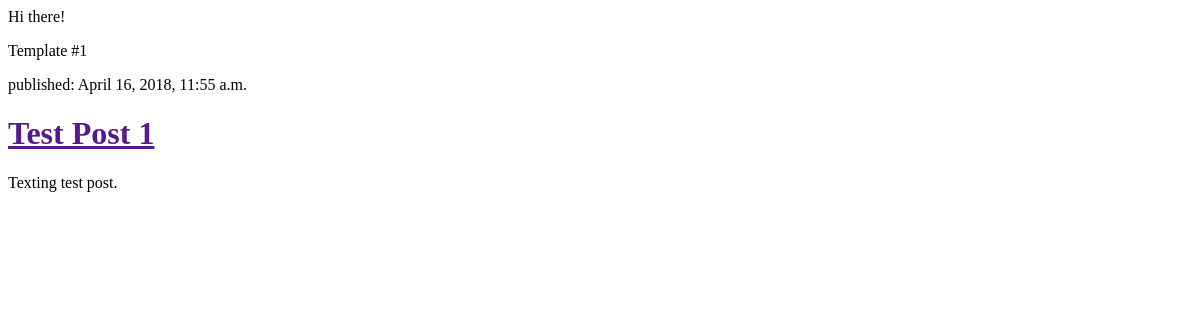
Before: / with the older database file.
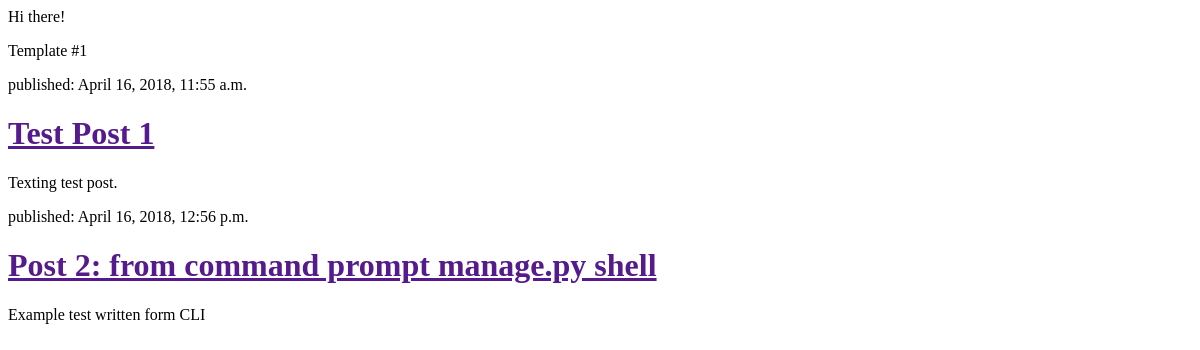
After: the same page with the newer database file.
### blog/models.py (models this page shows, shortened)
class Post(models.Model):
    author = models.ForeignKey('auth.User', on_delete=models.CASCADE)
    title = models.CharField(max_length=200)
    text = models.TextField()
    created_date = models.DateTimeField(
            default=timezone.now)
    published_date = models.DateTimeField(
            blank=True, null=True)

### blog/views.py (the view)
# urls.py: url(r'^$', views.post_list, name='post_list'),
def post_list(request):
    posts = Post.objects.filter( published_date__lte=timezone.now() ).order_by('published_date')
    return render(request, 'blog/post_list.html', {'posts':posts})

### blog/templates/blog/post_list.html (shortened to what this page needs)
<html>
  <head>
  </head>
  <body>
    <p>Hi there!</p>
    <p>Template #1</p>
    {% for post in posts %}
      <div>
        <p>published: {{ post.published_date }}</p>
        <h1><a href="">{{ post.title }}</a></h1>
        <p>{{ post.text|linebreaksbr }}</p>
      </div>
    {% endfor %}
  </body>
</html>

Changed rows visible on the page:
added Post: published_date "April 16, 2018, 12:56 p.m.", title "Post 2: from command prompt manage.py shell", text "Example test written form CLI"
